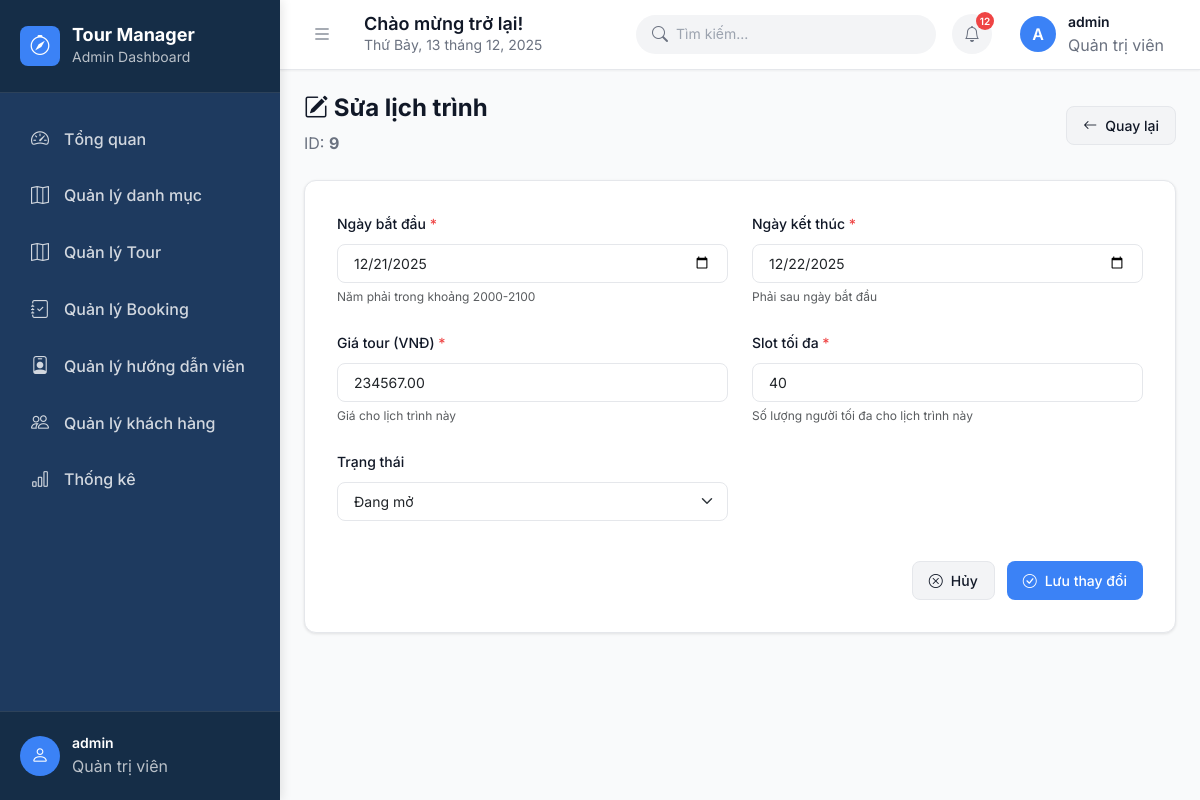
The page /?act=schedule-edit&id=9 (signed in) on the database its author committed.
### tables this page shows
CREATE TABLE `tour_schedule` (
  `id` int NOT NULL,
  `tour_id` int NOT NULL COMMENT 'ID của tour',
  `start_date` date NOT NULL COMMENT 'Ngày bắt đầu tour',
  `end_date` date NOT NULL COMMENT 'Ngày kết thúc tour',
  `price` decimal(15,2) NOT NULL DEFAULT '0.00' COMMENT 'Giá tour',
  `max_slots` int NOT NULL DEFAULT '0' COMMENT 'Số slot tối đa',
  `booked_slots` int NOT NULL DEFAULT '0' COMMENT 'Số slot đã đặt',
  `status` varchar(20) NOT NULL DEFAULT 'sap_mo' COMMENT 'Trạng thái: sap_mo, dang_mo, da_dong',
  `created_at` timestamp NOT NULL DEFAULT CURRENT_TIMESTAMP COMMENT 'Thời gian tạo',
  `updated_at` timestamp NOT NULL DEFAULT CURRENT_TIMESTAMP ON UPDATE CURRENT_TIMESTAMP COMMENT 'Thời gian cập nhật'
);

### controllers/TourController.php (called while the page is built, shortened)
<?php
class TourController
{
    public $modelSchedule;
    public function __construct()
    {
        $this->modelSchedule = new ScheduleModel();
    }
public function scheduleEdit()
{
    $id = $_GET['id'] ?? null;
    $schedule = $this->modelSchedule->getScheduleById($id);
    $error = '';
    require_file_view('Admin/Quanlytour/schedule-edit', [
        'schedule' => $schedule,
        'error' => $error
    ]);
}
}

### models/ScheduleModel.php (called while the page is built, shortened)
<?php
class ScheduleModel
{
    private $conn;
    protected $table = "tour_schedule";
    public function __construct()
    {
        $this->conn = connectDB();
    }
    public function getScheduleById($id)
    {
        $sql = "SELECT * FROM $this->table WHERE id = ?";
        $stmt = $this->conn->prepare($sql);
        $stmt->execute([$id]);
        return $stmt->fetch();
    }
}

### views/Admin/Quanlytour/schedule-edit.php (the view, shortened to what this page needs)
<?php include "views/layout/header.php"; ?>
<?php include "views/layout/sidebar.php"; ?>
<div class="page-header">
    <div style="display: flex; justify-content: space-between; align-items: center; flex-wrap: wrap; gap: 1rem;">
        <div>
            <h1 style="margin-bottom: 0.5rem;">
                <i class="bi bi-pencil-square"></i> Sửa lịch trình
            </h1>
            <p style="color: var(--text-secondary); margin: 0; font-size: 1rem;">
                ID: <strong><?= $schedule['id'] ?></strong>
            </p>
        </div>
        <a href="?act=schedule-list&id=<?= $schedule['tour_id'] ?>" class="btn btn-secondary">
            <i class="bi bi-arrow-left"></i> Quay lại
        </a>
    </div>
</div>
<div style="background: white; border-radius: 0.75rem; padding: 2rem; box-shadow: 0 1px 3px rgba(0,0,0,0.1); border: 1px solid #e5e7eb;">
    <form method="POST" id="scheduleForm" onsubmit="return validateScheduleForm()">
        <div class="row g-4">
            <div class="col-md-6">
                <label class="form-label">
                    Ngày bắt đầu <span style="color: #ef4444;">*</span>
                </label>
                <input type="date" name="start_date" id="start_date" class="form-control"
                       value="<?= $schedule['start_date'] ?>" min="2000-01-01" max="2100-12-31" required>
                <small class="text-muted" style="font-size: 0.75rem; color: #6b7280;">Năm phải trong khoảng 2000-2100</small>
            </div>
            <div class="col-md-6">
                <label class="form-label">
                    Ngày kết thúc <span style="color: #ef4444;">*</span>
                </label>
                <input type="date" name="end_date" id="end_date" class="form-control"
                       value="<?= $schedule['end_date'] ?>" min="2000-01-01" max="2100-12-31" required>
                <small class="text-muted" style="font-size: 0.75rem; color: #6b7280;">Phải sau ngày bắt đầu</small>
            </div>
            <div class="col-md-6">
                <label class="form-label">
                    Giá tour (VNĐ) <span style="color: #ef4444;">*</span>
                </label>
                <input type="number" name="price" class="form-control"
                       value="<?= $schedule['price'] ?? 0 ?>" required min="0">
                <small class="text-muted" style="font-size: 0.75rem; color: #6b7280;">Giá cho lịch trình này</small>
            </div>
            <div class="col-md-6">
                <label class="form-label">
                    Slot tối đa <span style="color: #ef4444;">*</span>
                </label>
                <input type="number" name="max_slots" class="form-control"
                       value="<?= $schedule['max_slots'] ?>" required min="1">
                <small class="text-muted" style="font-size: 0.75rem; color: #6b7280;">Số lượng người tối đa cho lịch trình này</small>
            </div>
            <div class="col-md-6">
                <label class="form-label">Trạng thái</label>
                <select name="status" class="form-select">
                    <option value="dang_mo" <?= $schedule['status']=='dang_mo'?'selected':'' ?>>Đang mở</option>
                </select>
            </div>
            <div class="col-12">
                <div style="display: flex; justify-content: flex-end; gap: 0.75rem; margin-top: 1rem;">
                    <a href="?act=schedule-list&id=<?= $schedule['tour_id'] ?>" class="btn btn-secondary">
                        <i class="bi bi-x-circle"></i> Hủy
                    </a>
                    <button type="submit" class="btn btn-primary">
                        <i class="bi bi-check-circle"></i> Lưu thay đổi
                    </button>
                </div>
            </div>
        </div>
    </form>
</div>
<?php include "views/layout/footer.php"; ?>

### views/layout/assets/style.css (style rules this page uses)
:root { --sidebar-bg: #1e3a5f; --sidebar-dark: #152d47; --sidebar-active: #3b82f6; --sidebar-hover: #2d4a6b; --header-bg: #ffffff; --header-border: #e5e7eb; --primary-blue: #3b82f6; --primary-blue-dark: #2563eb; --primary-blue-light: #60a5fa; --text-primary: #111827; --text-secondary: #6b7280; --text-muted: #9ca3af; --text-light: #ffffff; --bg-white: #ffffff; --bg-gray: #f9fafb; --bg-gray-light: #f3f4f6; --border-color: #e5e7eb; --border-dark: #d1d5db; --success: #10b981; --warning: #f59e0b; --danger: #ef4444; --info: #3b82f6; --shadow-sm: 0 1px 2px 0 rgba(0, 0, 0, 0.05); --shadow-md: 0 4px 6px -1px rgba(0, 0, 0, 0.1); --shadow-lg: 0 10px 15px -3px rgba(0, 0, 0, 0.1); --space-1: 0.25rem; --space-2: 0.5rem; --space-3: 0.75rem; --space-4: 1rem; --space-5: 1.25rem; --space-6: 1.5rem; --space-8: 2rem; --font-family: 'Inter', -apple-system, BlinkMacSystemFont, 'Segoe UI', sans-serif; --text-sm: 0.875rem; --text-base: 1rem; --text-lg: 1.125rem; --text-xl: 1.25rem; --text-2xl: 1.5rem; --radius-sm: 0.375rem; --radius-md: 0.5rem; --radius-lg: 0.75rem; --radius-xl: 1rem; --radius-full: 9999px; }
* { box-sizing: border-box; margin: 0; padding: 0; }
body { font-family: var(--font-family); background: var(--bg-gray); color: var(--text-primary); line-height: 1.6; overflow-x: hidden; }
.page-header { margin-bottom: var(--space-6); }
.page-header h1 { font-size: var(--text-2xl); font-weight: 700; color: var(--text-primary); margin-bottom: var(--space-2); }
.btn { display: inline-flex; align-items: center; gap: var(--space-2); padding: var(--space-2) var(--space-4); border: none; border-radius: var(--radius-md); font-size: var(--text-sm); font-weight: 500; cursor: pointer; transition: all 0.2s; text-decoration: none; }
.btn-primary { background: var(--primary-blue); color: var(--text-light); }
.btn-secondary { background: var(--bg-gray-light); color: var(--text-primary); border: 1px solid var(--border-color); }
.form-control, .form-select { width: 100%; padding: var(--space-2) var(--space-4); border: 1px solid var(--border-color); border-radius: var(--radius-md); font-size: var(--text-sm); outline: none; transition: all 0.2s; }
.form-label { display: block; font-size: var(--text-sm); font-weight: 500; color: var(--text-primary); margin-bottom: var(--space-2); }

### rows shown on the page
tour_schedule: id "9", start_date "12/21/2025", end_date "12/22/2025", price "234567.00", max_slots "40", status "Đang mở"

### other values the page prints
substr($_SESSION['username'], 0, 1) "A"
$_SESSION['username'] "admin"
